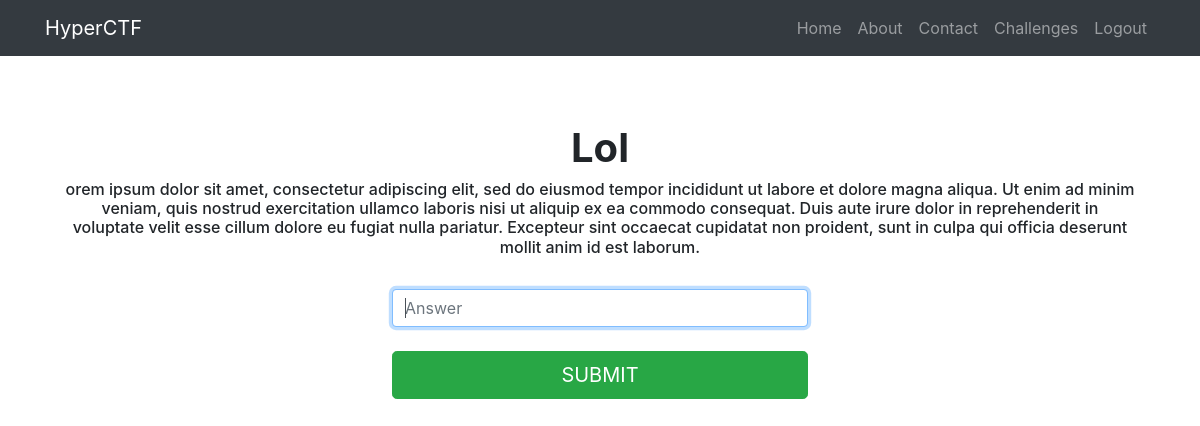
Screenshot of /challenges/Lol (signed in) with the database file from the repository.
### app.py (models this page shows)
class Challenge(db.Model):
	__tablename__ = "challenges"
	id = db.Column(db.Integer, primary_key=True)
	name = db.Column(db.String(20), unique=True, nullable=False)
	points = db.Column(db.Integer, unique=True, nullable=False)
	content = db.Column(db.String(225), unique=True, nullable=False)
	answer = db.Column(db.String(225), unique=True, nullable=False)
	def __repr__(self):
		return '<Challenge {} points: {} content: {} answer: {}>'.format(self.name, self.points, self.content[0:6], self.answer)

### app.py (the view)
@app.route('/challenges', defaults={'path': ''})
@app.route('/challenges/<path:path>', methods=["GET", "POST"])
def catch_all(path):
	challenge = Challenge.query.filter_by(name=path).first()
	if 'username' in session:
		if request.method == "POST":
			attempted_answer = str(request.form['answer'])
			if challenge.answer == attempted_answer:
				flash('Correct!', at.green.value)
				return render_template("answer_challenge.html", challenge=challenge, solved=True)
			else:
				flash('Incorrect', at.yellow.value)
		return render_template("answer_challenge.html", challenge=challenge, solved=False)
	else:
		flash('You have to sign up before attempting any questions', at.red.value)
		return redirect(url_for('signup'))

### templates/answer_challenge.html (shortened to what this page needs)
{% extends "header.html"%}
{% block body %}
  <div class="container">
    <div class="row">
      <div class="col-lg-12 text-center">
        <div class="container card-body" align="center">
          <h1 class="mt-5" align="center"><strong>{{ challenge.name }}</strong></h1>
          <h6 class="mt-9" align="center">{{ challenge.content }}</h6>
          <br>
          {% if solved==False %}
          <div class="col-sm-9 col-md-7 col-lg-5 mx-auto">
            <form class="form-signin" action="" method="post">
                <div class="form-label-group">
                  <input type="text" id="inputAnswer" class="form-control" placeholder="Answer" name="answer" value="{{request.form.answer}}" required autofocus>
                </div>
                <br>
                <button class="btn btn-lg btn-success btn-block text-uppercase" type="submit">Submit</button>
            </form>
        </div>
        {% else %}
              <h3 class="mt-9" align="center" style="color:green;"><strong> You Have Already Solved This One! </strong></h6>
        {% endif %}
        </div>
      </div>
    </div>
  </div>
{% endblock %}

### templates/header.html (shortened to what this page needs)
<!DOCTYPE html>
<html lang="en">
<head>
    <link href="/static/css/bootstrap.min.css" rel="stylesheet">
  </head>
    <nav class="navbar navbar-expand-lg navbar-dark bg-dark static-top">
      <div class="container">
        <a class="navbar-brand" href="/">HyperCTF</a>
        <div class="collapse navbar-collapse" id="navbarResponsive">
          <ul class="navbar-nav ml-auto">
              <a class="nav-link" href="/">Home
              </a>
            <li class="nav-item">
              <a class="nav-link" href="/about/">About</a>
            </li>
            <li class="nav-item">
              <a class="nav-link" href="/contact/">Contact</a>
            </li>
            {% if 'username' in session %}
              <li class="nav-item">
                <a class="nav-link" href="/challenges/">Challenges</a>
              </li>
              <li class="nav-item">
                <a class="nav-link" href="/logout/">Logout</a>
              </li>
            {% endif %}
          </ul>
        </div>
      </div>
    </nav>
    <body>
      {% block body %}
      {% endblock %}
    </body>
</html>

### rows the page displays
Challenge: name "Lol", content "orem ipsum dolor sit amet, consectetur adipiscing elit, sed do eiusmod tempor incididunt ut labore et dolore magna aliqua. Ut enim ad minim veniam, quis nostrud exercitation ullamco laboris nisi ut aliquip ex ea commodo consequat. Duis aute irure dolor in reprehenderit in voluptate velit esse cillum dolore eu fugiat nulla pariatur. Excepteur sint occaecat cupidatat non proident, sunt in culpa qui officia deserunt mollit anim id est laborum."
